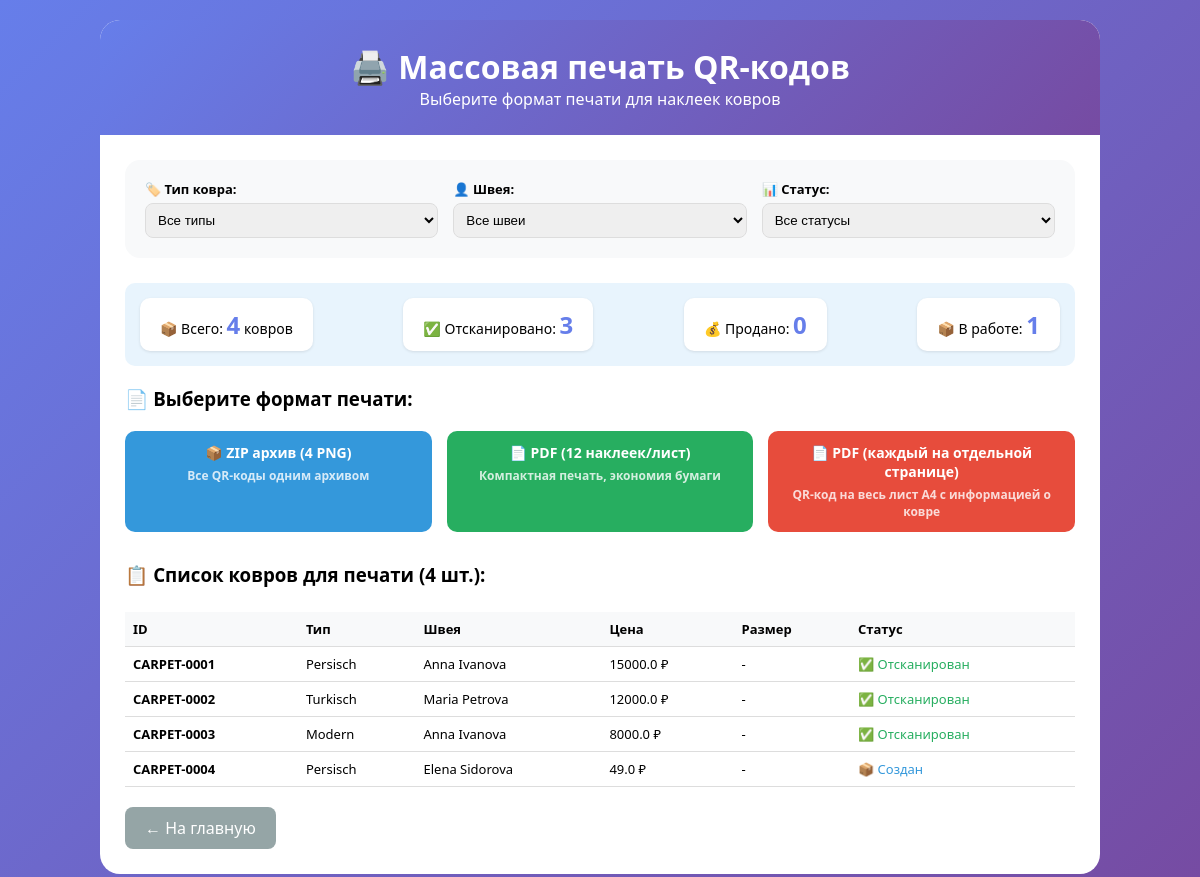
Page /mass_print_qr on the earlier database version.
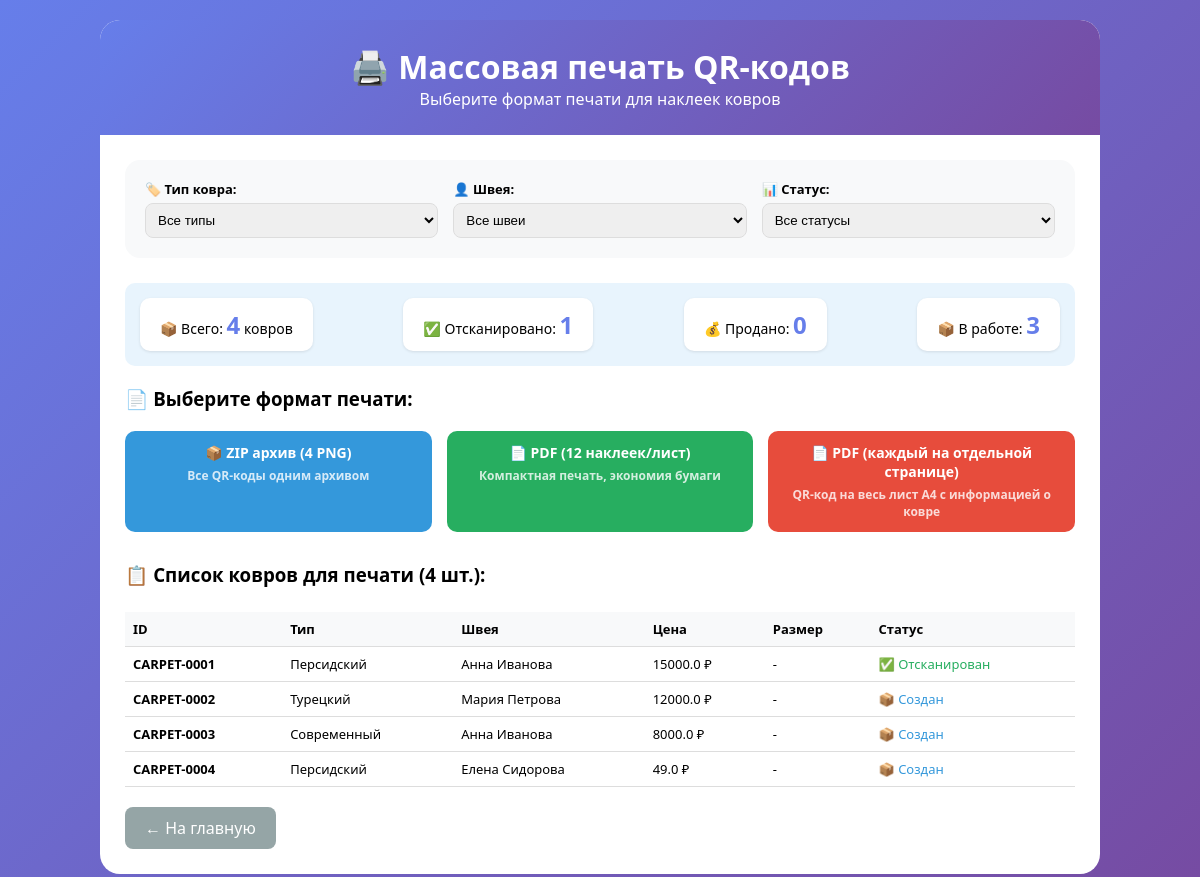
Same page on the later database version.
### app.py (models this page shows)
class Carpet(db.Model):
    id = db.Column(db.Integer, primary_key=True)
    carpet_id = db.Column(db.String(50), unique=True, nullable=False)
    carpet_type_id = db.Column(db.Integer, db.ForeignKey('carpet_type.id'), nullable=False)
    craftsman_id = db.Column(db.Integer, db.ForeignKey('craftsman.id'), nullable=False)
    price = db.Column(db.Float, nullable=False)
    size = db.Column(db.String(50))
    material = db.Column(db.String(100))
    color = db.Column(db.String(50))
    status = db.Column(db.String(50), default='created')
    scanned_at = db.Column(db.String(20), nullable=True)
    scanned_by = db.Column(db.String(50), default='admin')
    notes = db.Column(db.Text)
    qr_code_path = db.Column(db.String(200))
    created_at = db.Column(db.DateTime, default=datetime.utcnow)

class CarpetType(db.Model):
    id = db.Column(db.Integer, primary_key=True)
    name = db.Column(db.String(100), nullable=False, unique=True)
    base_price = db.Column(db.Float, nullable=False)
    description = db.Column(db.Text)
    created_at = db.Column(db.DateTime, default=datetime.utcnow)
    carpets = db.relationship('Carpet', backref='carpet_type_ref', lazy=True)

class Craftsman(db.Model):
    id = db.Column(db.Integer, primary_key=True)
    name = db.Column(db.String(100), nullable=False)
    phone = db.Column(db.String(20))
    created_at = db.Column(db.DateTime, default=datetime.utcnow)
    carpets = db.relationship('Carpet', backref='craftsman_ref', cascade="all, delete-orphan")

### app.py (the view)
@app.route('/mass_print_qr')
def mass_print_qr():
    carpet_type_id = request.args.get('carpet_type_id', '')
    craftsman_id = request.args.get('craftsman_id', '')
    status = request.args.get('status', '')
    query = Carpet.query
    if carpet_type_id:
        query = query.filter(Carpet.carpet_type_id == carpet_type_id)
    if craftsman_id:
        query = query.filter(Carpet.craftsman_id == craftsman_id)
    if status:
        query = query.filter(Carpet.status == status)
    carpets = query.all()
    return render_template('mass_print.html',
                         carpets=carpets,
                         carpet_types=CarpetType.query.all(),
                         craftsmen=Craftsman.query.all(),
                         selected_type=carpet_type_id,
                         selected_craftsman=craftsman_id,
                         selected_status=status)

### templates/mass_print.html (shortened to what the changed rows need)
<!DOCTYPE html>
<html lang="ru">
<head>
</head>
<body>
<div class="container">
    <div class="header">
        <h1>🖨️ Массовая печать QR-кодов</h1>
    </div>
    <div class="content">
        <div class="info">
            <div class="info-grid">
                <div class="info-item">✅ Отсканировано: <strong>{{ carpets|selectattr('status', 'equalto', 'scanned')|list|length }}</strong></div>
                <div class="info-item">📦 В работе: <strong>{{ carpets|selectattr('status', 'equalto', 'created')|list|length }}</strong></div>
            </div>
        </div>
        <div style="margin-top: 30px;">
            <div style="max-height: 300px; overflow-y: auto; margin-top: 10px;">
                <table>
                    <thead>
                        <tr>
                            <th>ID</th>
                            <th>Тип</th>
                            <th>Швея</th>
                            <th>Цена</th>
                            <th>Размер</th>
                            <th>Статус</th>
                        </tr>
                    </thead>
                    <tbody>
                        {% for carpet in carpets %}
                        <tr>
                            <td><strong>{{ carpet.carpet_id }}</strong></td>
                            <td>{{ carpet.carpet_type_ref.name if carpet.carpet_type_ref else '-' }}</td>
                            <td>{{ carpet.craftsman_ref.name if carpet.craftsman_ref else '-' }}</td>
                            <td>{{ carpet.price }} ₽</td>
                            <td>{{ carpet.size or '-' }}</td>
                            <td>
                                {% if carpet.status == 'created' %}
                                <span style="color: #3498db;">📦 Создан</span>
                                {% elif carpet.status == 'scanned' %}
                                <span style="color: #27ae60;">✅ Отсканирован</span>
                                {% else %}
                                <span style="color: #95a5a6;">💰 Продан</span>
                                {% endif %}
                            </td>
                        </tr>
                        {% endfor %}
                    </tbody>
                </table>
            </div>
        </div>
    </div>
</div>
</body>
</html>

Differences in the rows shown:
changed Carpet "CARPET-0001": carpet_type_ref "Persisch" → "Персидский"; craftsman_ref "Anna Ivanova" → "Анна Иванова"
changed Carpet "CARPET-0002": carpet_type_ref "Turkisch" → "Турецкий"; craftsman_ref "Maria Petrova" → "Мария Петрова"; status "✅ Отсканирован" → "📦 Создан"
changed Carpet "CARPET-0003": carpet_type_ref "Modern" → "Современный"; craftsman_ref "Anna Ivanova" → "Анна Иванова"; status "✅ Отсканирован" → "📦 Создан"
changed Carpet "CARPET-0004": carpet_type_ref "Persisch" → "Персидский"; craftsman_ref "Elena Sidorova" → "Елена Сидорова"
Other differences:
{{ carpets|selectattr('status', 'equalto', 'scanned')|list|length }}: "3" → "1"
{{ carpets|selectattr('status', 'equalto', 'created')|list|length }}: "1" → "3"
